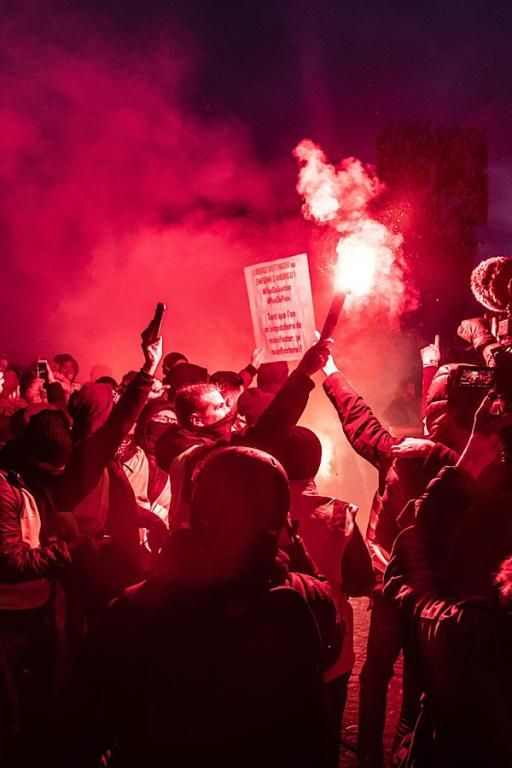
#> input picture Pertemuan 5/image5.jpg, 512 x 768 px
$ python thresholding.py
#> lines starting #> are read from the running program, lines starting #| are printed output that depends on the picture; after the words box and inside, x2 and y2 are one past the last pixel; in counts of white or black regions, pixels touching at a corner belong together
import cv2
import numpy as np

# Membaca gambar dalam grayscale
image = cv2.imread('image5.jpg', 0)
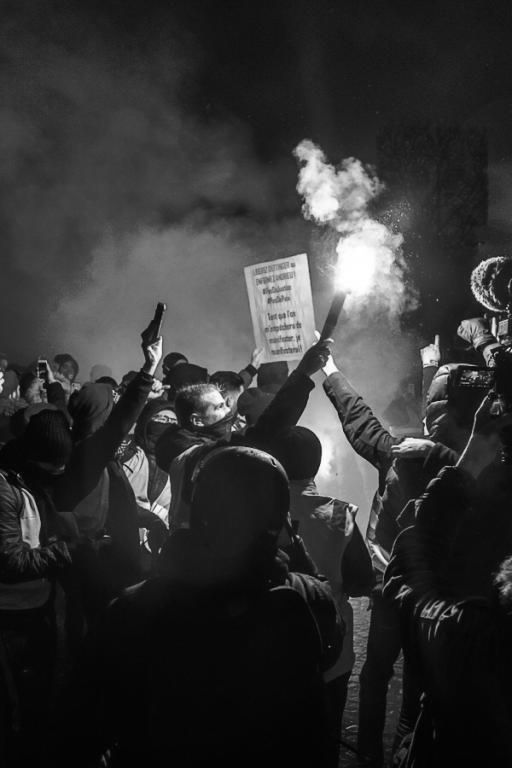
#> image: shape (768, 512); min 0, max 255, mean 51

# Menerapkan thresholding
ret, thresh_image = cv2.threshold (image, 127, 255, cv2.THRESH_BINARY)
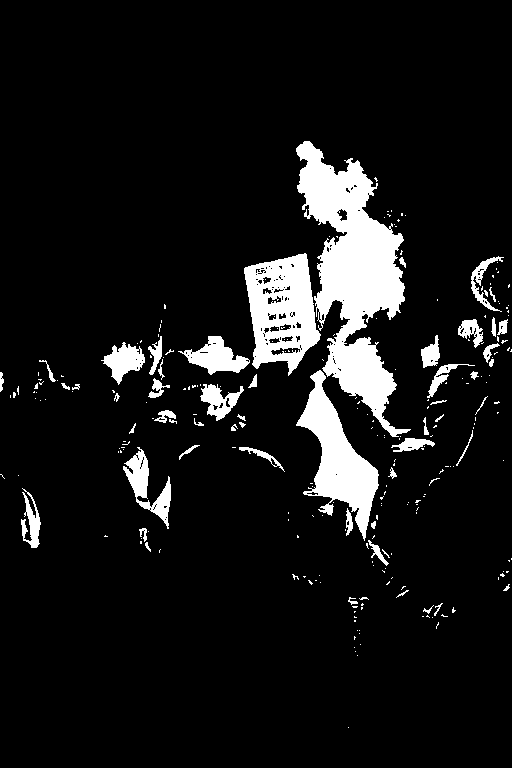
#> thresh_image: shape (768, 512); 9.2% white; 257 white regions (204 under 20 px), largest, box (x1, y1, x2, y2) and area: (296, 141, 411, 437) 14820, (244, 253, 321, 376) 5790, (296, 370, 379, 541) 5348

# Menampilkan hasil
cv2.imshow('Thresholded Image', thresh_image)
cv2.waitKey(0)
cv2.destroyAllWindows()
